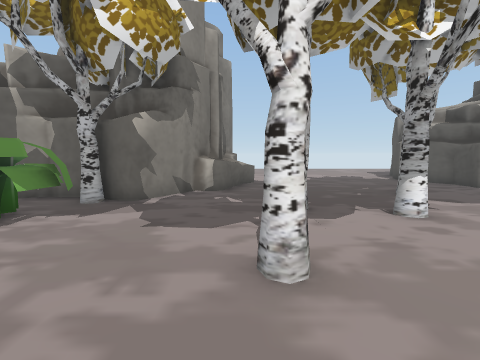
[1] (above)

17 first-person views from a walk through a 3-D level made in the Unity game engine. The camera is 1.3 m above the floor, tilts 6° down and sees 90° across. The floor is counted in squares, 1 m on a side. Each view is taken from the middle of a square. On the plan, view 1 faces up. The plan holds only what a view shows up to about 12 squares ahead; the rest is blank. The place goes on beyond the plan. Some animated figures are not drawn.

[2]
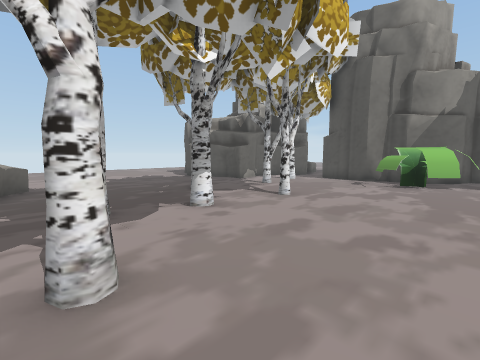

[3]
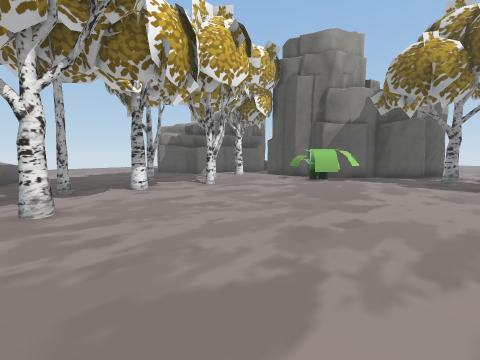

[4]
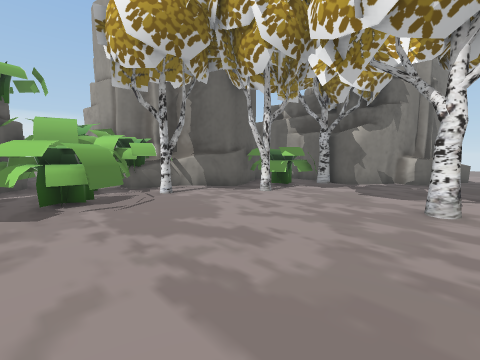

[5]
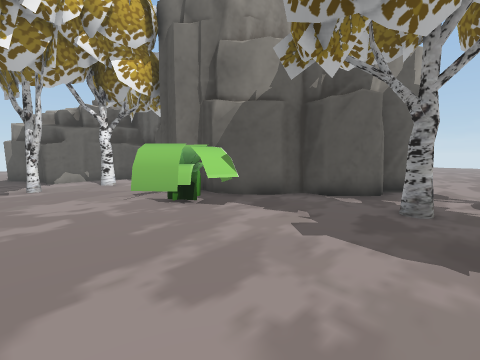

[6]
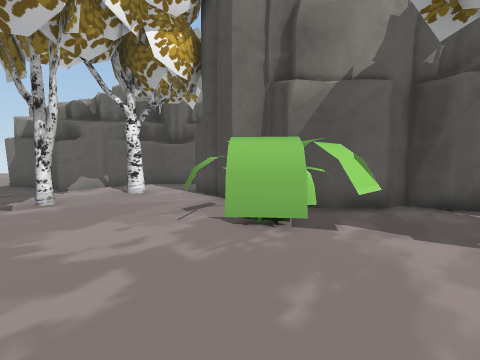

[7]
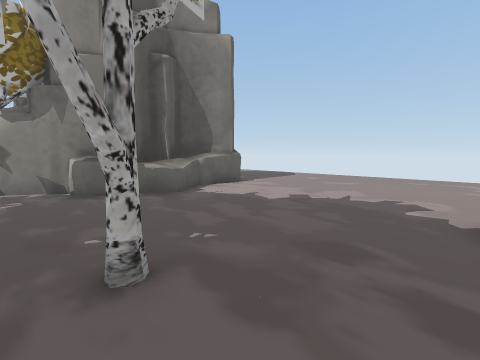

[8]
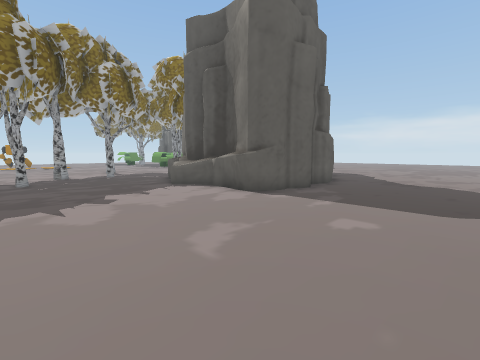

[9]
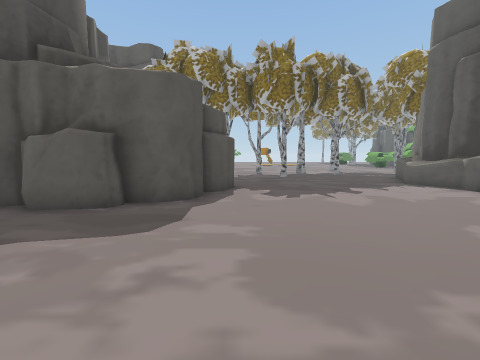

[10]
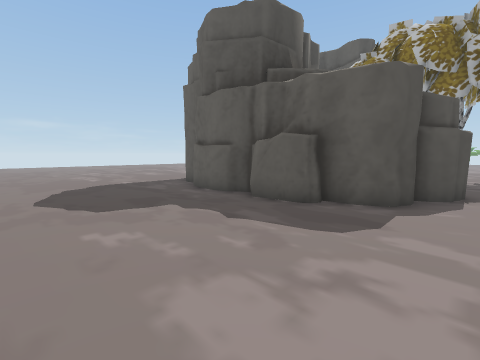

[11]
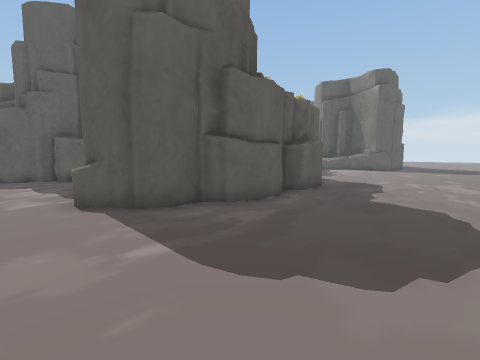

[12]
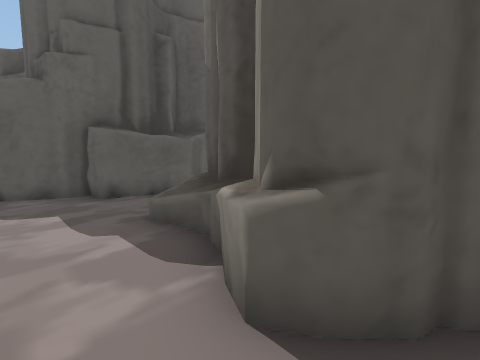

[13]
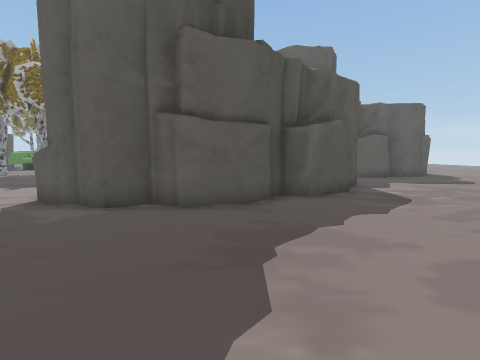

[14]
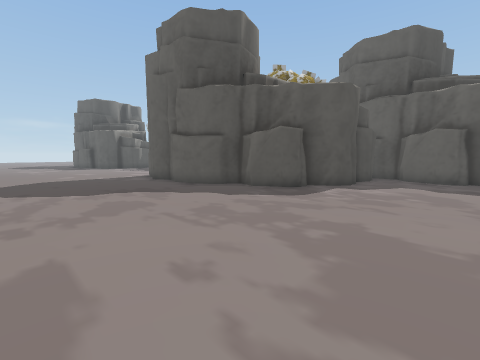

[15]
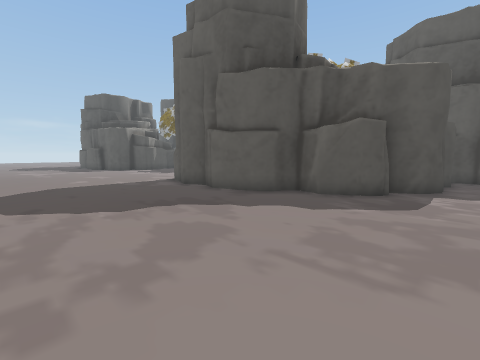

[16]
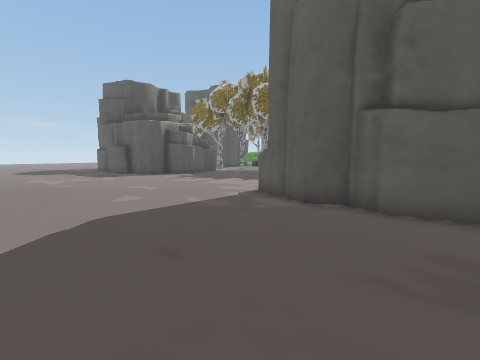

[17]
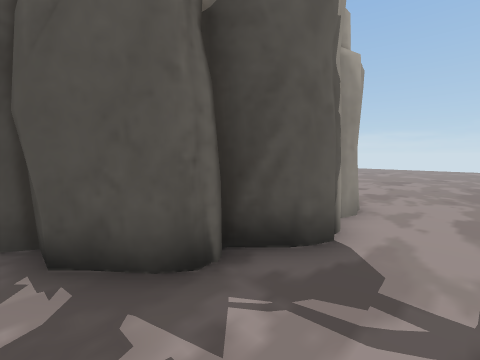

### Floor plan
Key: @ floor where view 1 was taken; # wall or solid block; . floor; = window, fence, low wall or low ledge; ^ raised ledge.
Columns run from 15 left of view 1 to 21 right of it. Each row starts with its distance up from view 1.
 22 . ...................................
 21  ....................................
 20 .....................................
 19 .....................................
 18 .....................................
 17 .....................................
 16 .........######...........########...
 15 .......###    ##.........##     ###..
 14 ......###     ##........##        #=.
 13 .....##       ^=........#        ##..
 12 ....##        #^........#        #=..
 11 ....#         #^=.......##      ##...
 10 ....#         #^........#####   #=...
  9 ....#        #^............ ##  =....
  8 #####       ##...............####....
  7            ##...........#.... #####..
  6            #................###   ###
  5            #.......#..#.....#
  4           ##................#
  3         ####...##...........#
  2        ##......##...........##
  1        #. ...................##
  0        ##......@..............##
 -1        ##=.....................##
 -2        #^^#.....................#####
 -3        #^##..................#.......
 -4        ###...........................

Where each view was taken, in squares from view 1:
view 1: 0 up, 0 right, facing up
view 2: 0 up, 0 right, facing up-right
view 3: 4 down, 0 right, facing up-right
view 4: 4 down, 1 right, facing up-left
view 5: 4 down, 8 right, facing up-right
view 6: 1 down, 8 right, facing up-right
view 7: 7 up, 8 right, facing up-left
view 8: 21 up, 6 right, facing down-left
view 9: 22 up, 8 right, facing down
view 10: 22 up, 8 right, facing down-right
view 11: 21 up, 21 right, facing down-left
view 12: 15 up, 21 right, facing down-left
view 13: 22 up, 6 left, facing down
view 14: 22 up, 15 left, facing down-right
view 15: 22 up, 12 left, facing down-right
view 16: 22 up, 6 left, facing down-right
view 17: 4 down, 15 right, facing up-right
